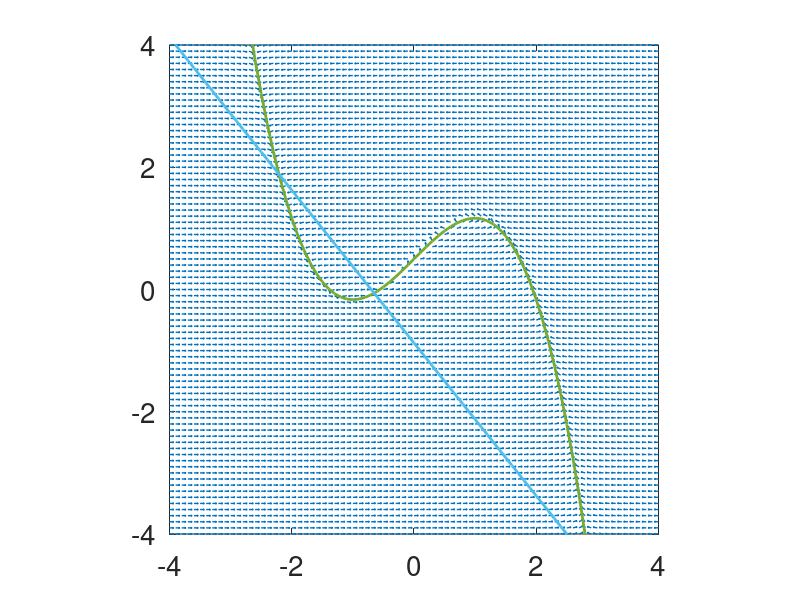

MATLAB code for this plot: (Note: this script raises an error after producing the figure.)
clc; clear;
% okalri cizmeye yariyo
[x1, x2] = meshgrid(-8:0.1:8,-8:0.1:8);
a = 0.7; b = 0.8; c = 5; 

% I = 0.1; 
% v_fixed_point = -1.1375;
% u_fixed_point = -0.5468;

% I = 1.5; 
% v_fixed_point = 1.0324;
% u_fixed_point = 2.1656;

I = 0.5; 

dx1 = c * (x1 - x2 + I -(x1.^3)./3);
dx2 = (x1 - b .* x2 + a)./c;

r = sqrt(dx1.^2 + dx2.^2);
quiver(x1, x2, dx1./r, dx2./r, 1/2, 'LineWidth',1); % oklarin cizimi
hold on;

plot(x1(1,:), -((x1(1,:).^3)./3 - x1(1,:) - I), 'Linewidth',2);
plot(x1(1,:), -((x1(1,:) + a)./b), 'Linewidth',2);
%axis equal;
axis equal;
set(gca, 'FontSize', 20);
%axis([-8 8 -8 8]);
axis([-4 4 -4 4]);

while true
    x0 = ginput(1);
    tspan = [0 10000];
    [t, x] = ode45(@(t, x) odefcn(x, a, b, c, I), tspan, x0);
    plot(x(:,1), x(:,2), 'LineWidth', 3);
    set(gca,'Fontsize',35)
    xlabel(' v '); ylabel(' u ');
    title(['v - u Phase Portrait I_s=',num2str(I)]); grid on;
    textLabel = sprintf('UnStable');
    text(-4, -1, textLabel, 'fontSize', 35, 'Color', 'k', 'VerticalAlignment','middle')

%     plot(v_fixed_point,u_fixed_point,'Marker','*','Color','k','MarkerSize',20,'linewidth',4)
%     textLabel = sprintf('Stable point (v,u)=(%.4f,%.4f)', v_fixed_point,u_fixed_point);
%     text(-4, -1, textLabel, 'fontSize', 35, 'Color', 'k', 'VerticalAlignment','middle')

end

function dxdt = odefcn(x, a, b, c, I)

    dxdt = zeros(2,1);
    dxdt(1) = c * (x(1) - x(2) + I -(x(1)^3)/3); 
    dxdt(2) = (x(1) - b * x(2) + a)/c;
end
% 
% fig1 = figure('Position',get(0,'Screensize'));
% plot(v,'-','Color','k','linewidth',10);
% grid on; hold on;
% ylabel('v, [V]')
% xlabel('Number of Samples');
% title({'4th Order Runge-Kutta';['I_s=',num2str(I),'    h=',num2str(h),'    v_0=',num2str(v(1)),'    u_0=',num2str(u(1))]}); grid on;
% set(gca,'Fontsize',50);
% saveas(fig1, 'fhn_rk.jpg');

% fig1 = figure('Position',get(0,'Screensize'));
% plot(v,'LineStyle','-','Marker','none','Color','k','MarkerSize',20,'linewidth',4)
% grid on; hold on;
% plot(Min_locs,Min_vlue,'Marker','*','Color','r','MarkerSize',30,'linewidth',6)
% xline(Min_locs, 'Color', 'r', 'LineWidth', 4)
% textLabel = sprintf('Min of %.4f NRMSE at Polynominal Order=%.0f', Min_vlue, Min_locs);
% text(0, 130, textLabel, 'fontSize', 50, 'Color', 'r', 'VerticalAlignment','middle')
% ylabel('NRMSE')
% xlabel('Polynomial Order');
% set(gca,'Fontsize',60);
% saveas(fig1, 'fhn.jpg');
